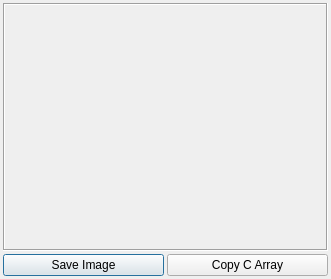
<?xml version="1.0" encoding="UTF-8"?>
<ui version="4.0">
 <class>VedioBox</class>
 <widget class="QDialog" name="VedioBox">
  <property name="geometry">
   <rect>
    <x>0</x>
    <y>0</y>
    <width>331</width>
    <height>279</height>
   </rect>
  </property>
  <property name="windowTitle">
   <string>Vedio Box</string>
  </property>
  <layout class="QVBoxLayout" name="verticalLayout">
   <property name="spacing">
    <number>3</number>
   </property>
   <property name="leftMargin">
    <number>3</number>
   </property>
   <property name="topMargin">
    <number>3</number>
   </property>
   <property name="rightMargin">
    <number>3</number>
   </property>
   <property name="bottomMargin">
    <number>3</number>
   </property>
   <item>
    <widget class="QLabel" name="label">
     <property name="sizePolicy">
      <sizepolicy hsizetype="Fixed" vsizetype="Preferred">
       <horstretch>0</horstretch>
       <verstretch>0</verstretch>
      </sizepolicy>
     </property>
     <property name="minimumSize">
      <size>
       <width>325</width>
       <height>245</height>
      </size>
     </property>
     <property name="frameShape">
      <enum>QFrame::Box</enum>
     </property>
     <property name="frameShadow">
      <enum>QFrame::Sunken</enum>
     </property>
     <property name="text">
      <string notr="true"/>
     </property>
    </widget>
   </item>
   <item>
    <layout class="QHBoxLayout" name="horizontalLayout">
     <item>
      <widget class="QPushButton" name="saveButton">
       <property name="text">
        <string>Save Image</string>
       </property>
      </widget>
     </item>
     <item>
      <widget class="QPushButton" name="copyButton">
       <property name="text">
        <string>Copy C Array</string>
       </property>
      </widget>
     </item>
    </layout>
   </item>
  </layout>
 </widget>
 <resources/>
 <connections/>
</ui>
